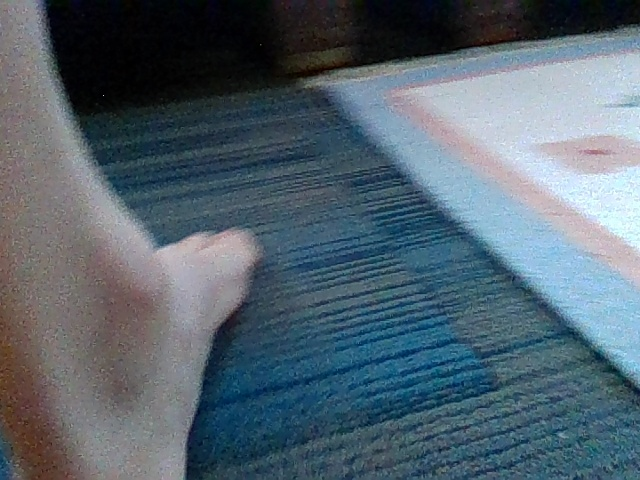
#> input picture data/horizontal/no_shoe/color_103.jpeg, 640 x 480 px; its folder holds only this picture in this run
$ python -i live_capture.py   (imports and definitions only)
#> lines starting #> are read from the running program, lines starting #| are printed output that depends on the picture; after the words box and inside, x2 and y2 are one past the last pixel; in counts of white or black regions, pixels touching at a corner belong together
#> further down, picture is the input picture: shape (480, 640, 3); mean B, G, R 111.1, 100.1, 84.4
import os

import pyrealsense2 as rs
import numpy as np
import cv2
import PIL


def increase_brightness(img, value=30):
#> called with value = 30
    hsv = cv2.cvtColor(img, cv2.COLOR_BGR2HSV)
#> hsv: shape (480, 640, 3); mean H, S, V 93.9, 87.7, 113.8
    h, s, v = cv2.split(hsv)
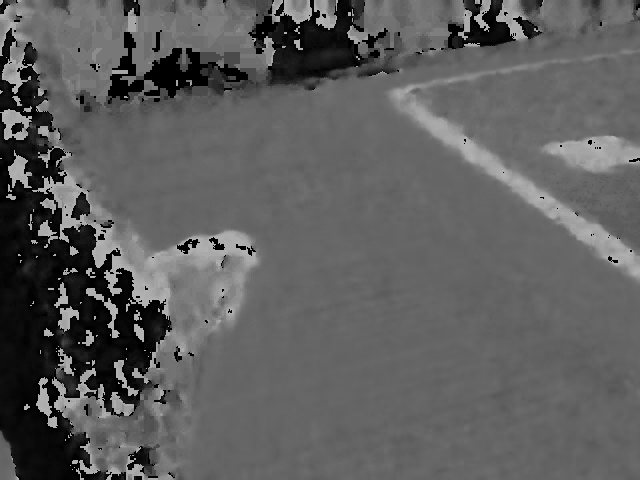
#> h: shape (480, 640); min 0, max 179, mean 93.9
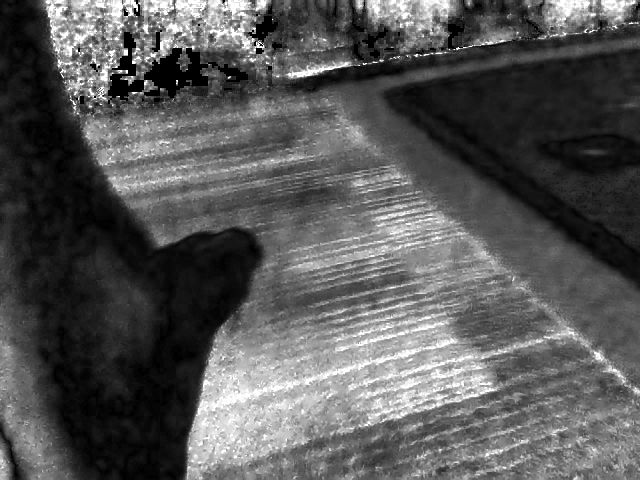
#> s: shape (480, 640); min 0, max 255, mean 87.7
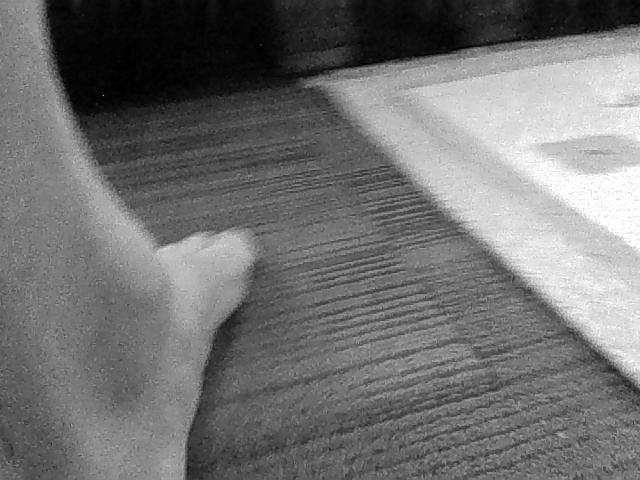
#> v: shape (480, 640); min 0, max 255, mean 113.8

    lim = 255 - value
    v[v > lim] = 255
#> v: shape (480, 640); 3.5% of pixels changed, all inside (x1, y1, x2, y2) = (446, 60, 640, 371)
    v[v <= lim] += value
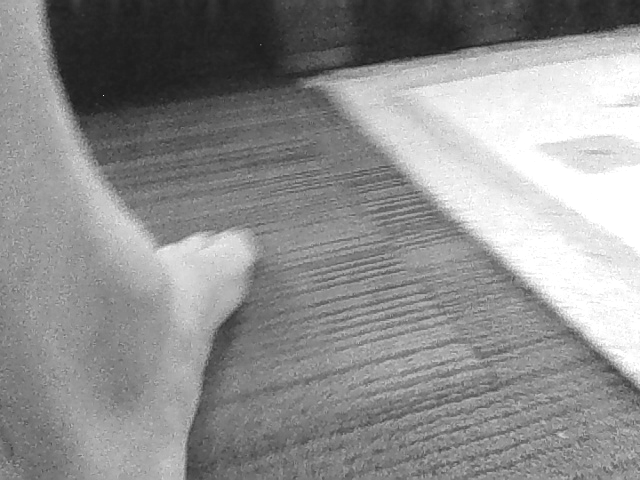
#> v: shape (480, 640); min 30, max 255, mean 143.2

    final_hsv = cv2.merge((h, s, v))
#> final_hsv: shape (480, 640, 3); mean H, S, V 93.9, 87.7, 143.2
    img = cv2.cvtColor(final_hsv, cv2.COLOR_HSV2BGR)
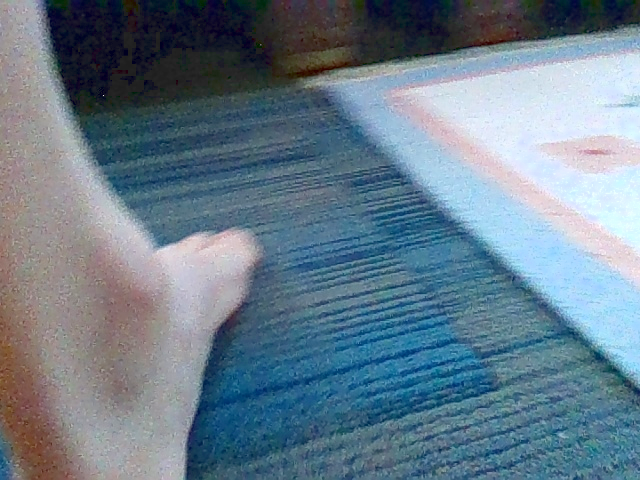
#> img: shape (480, 640, 3); mean B, G, R 139.4, 124.5, 104.3
    return img

CAMERA_ORI = "horizontal"
SHOE_FACTOR = "shoe"
CAPTURE_FREQ = 10

# calculate the number of images currently in the data folder
path = f"./data/{CAMERA_ORI}/{SHOE_FACTOR}"
# [1 line that did not run here, left out]

# Configure depth and color streams
# [1 line that did not run here, left out]
# [1 line that did not run here, left out]

# Get device product line for setting a supporting resolution
# [1 line that did not run here, left out]
# [1 line that did not run here, left out]
# [1 line that did not run here, left out]
# [1 line not run here, left out]
# [1 line that did not run here, left out]

found_rgb = False
# [14 lines not run here, left out]

# Start streaming
# [1 line that did not run here, left out]

image_capture = False
frame_count = 1

# [65 lines not run here, left out]

>>> import cv2
>>> picture = cv2.imread('data/horizontal/no_shoe/color_103.jpeg')
>>> result = increase_brightness(picture)

$ run again, on data/horizontal/no_shoe/color_11.jpeg
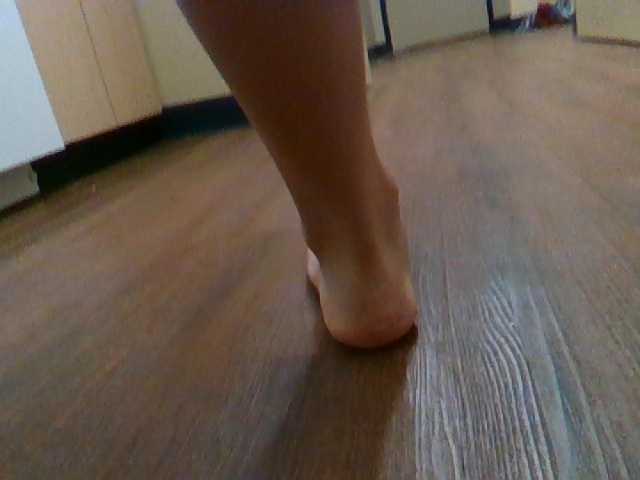
#> input picture data/horizontal/no_shoe/color_11.jpeg, 640 x 480 px
#> picture is the input picture: shape (480, 640, 3); mean B, G, R 78.7, 89.9, 103.6
#> hsv: shape (480, 640, 3); mean H, S, V 30, 79.6, 105.4
#> in increase_brightness, `v[v <= lim] += value`:
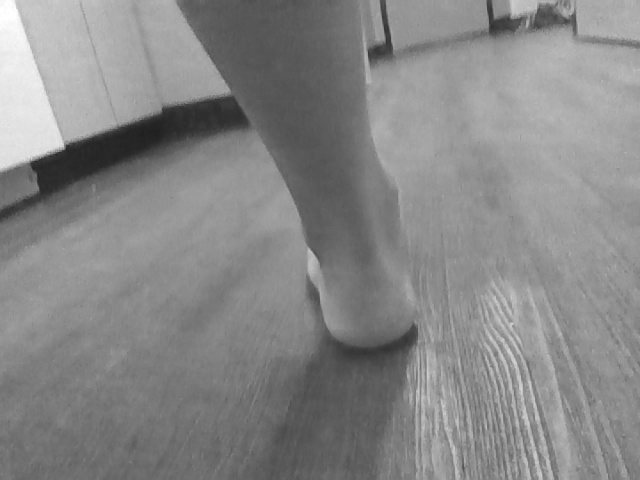
#> v: shape (480, 640); min 32, max 255, mean 135.4
#> final_hsv: shape (480, 640, 3); mean H, S, V 30, 79.6, 135.4
#> in increase_brightness, `img = cv2.cvtColor(final_hsv, cv2.COLOR_HSV2BGR)`:
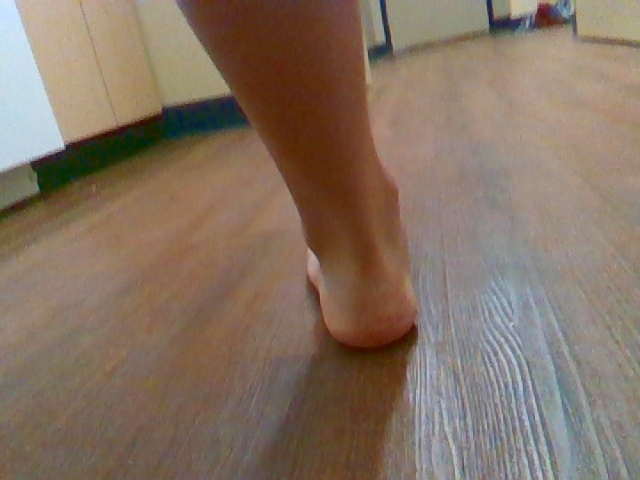
#> img: shape (480, 640, 3); mean B, G, R 99.4, 114.4, 132.9

$ run again, on data/horizontal/no_shoe/color_113.jpeg
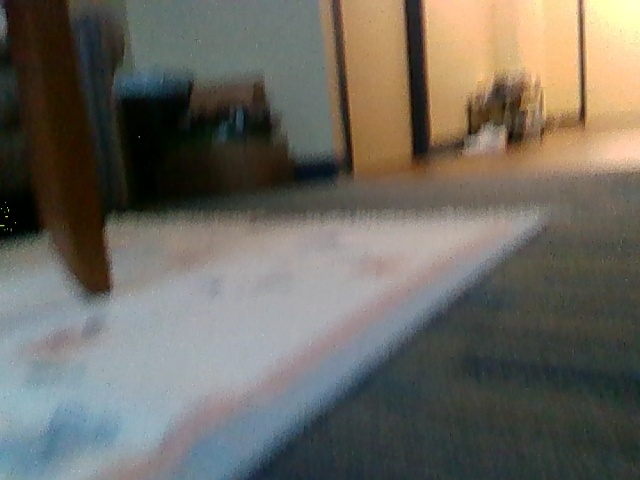
#> input picture data/horizontal/no_shoe/color_113.jpeg, 640 x 480 px
#> picture is the input picture: shape (480, 640, 3); mean B, G, R 95.9, 104.8, 108.6
#> hsv: shape (480, 640, 3); mean H, S, V 58.3, 69.8, 116.6
#> in increase_brightness, `v[v <= lim] += value`:
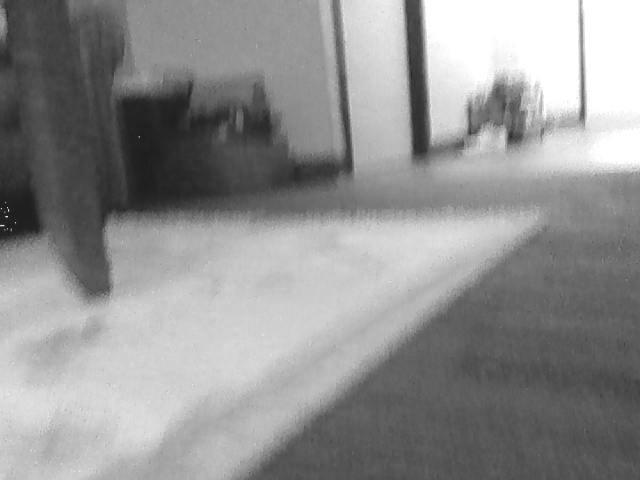
#> v: shape (480, 640); min 30, max 255, mean 145.3
#> final_hsv: shape (480, 640, 3); mean H, S, V 58.3, 69.8, 145.3
#> in increase_brightness, `img = cv2.cvtColor(final_hsv, cv2.COLOR_HSV2BGR)`:
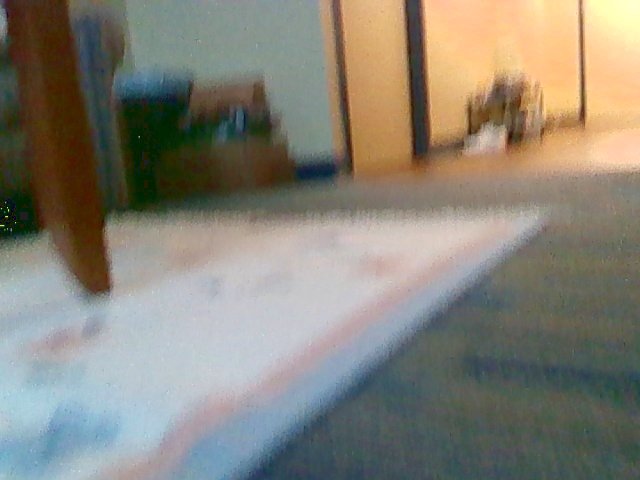
#> img: shape (480, 640, 3); mean B, G, R 118.6, 130.5, 134.3

$ run again, on data/horizontal/no_shoe/color_115.jpeg
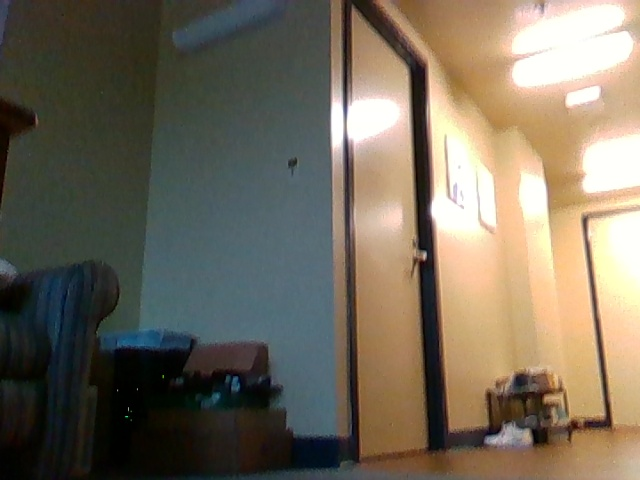
#> input picture data/horizontal/no_shoe/color_115.jpeg, 640 x 480 px
#> picture is the input picture: shape (480, 640, 3); mean B, G, R 91.5, 107.3, 116.1
#> hsv: shape (480, 640, 3); mean H, S, V 45.5, 85.6, 122.6
#> in increase_brightness, `v[v <= lim] += value`:
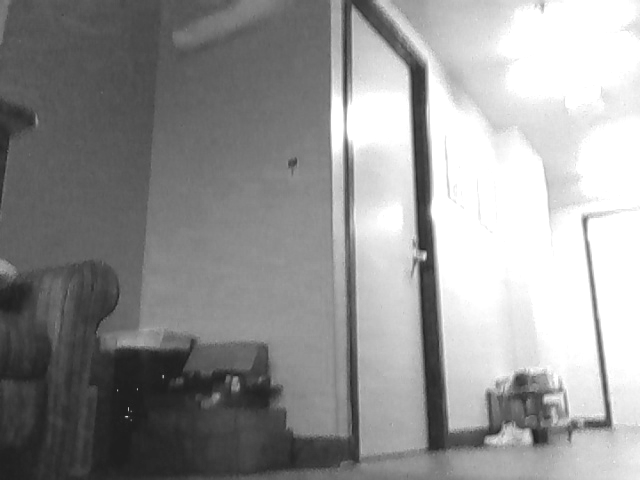
#> v: shape (480, 640); min 30, max 255, mean 148.6
#> final_hsv: shape (480, 640, 3); mean H, S, V 45.5, 85.6, 148.6
#> in increase_brightness, `img = cv2.cvtColor(final_hsv, cv2.COLOR_HSV2BGR)`:
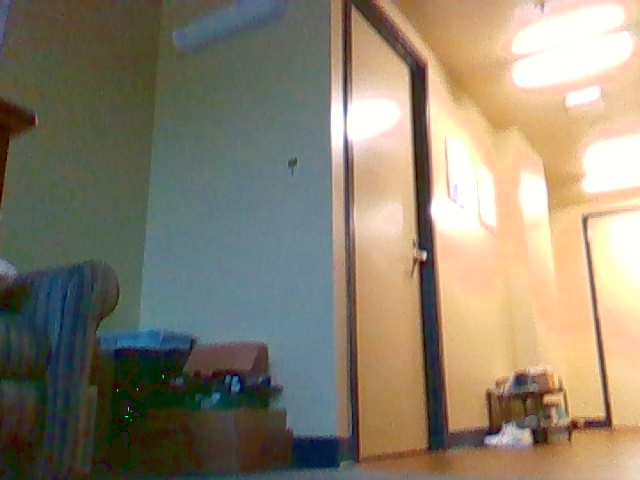
#> img: shape (480, 640, 3); mean B, G, R 110.1, 129.6, 139
